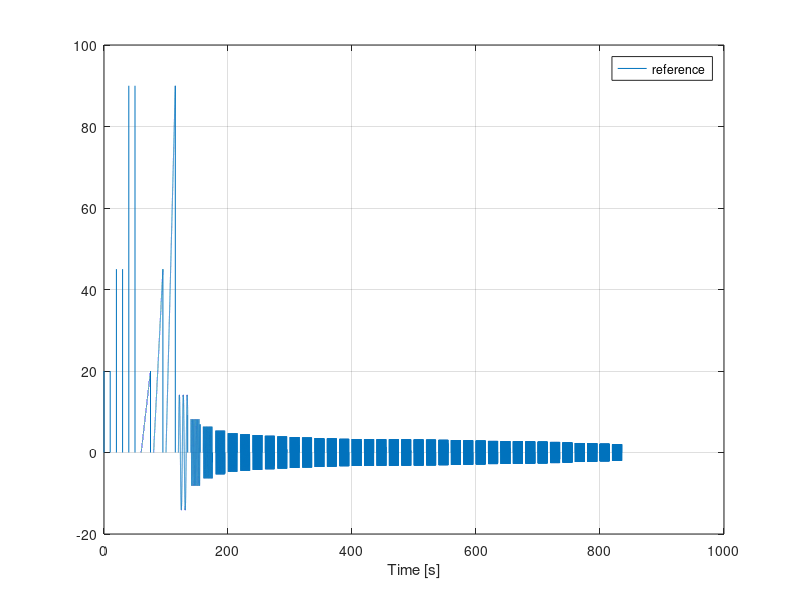

This chart was generated by the following MATLAB code:
%% Parameters
% Signals are 3 Steps, 3 Ramps, 35 Sinusoids

tip_max_steps = [20 45 90];
tip_max_ramps = [20 45 90];
frequencies_rads = 0.1*[ 010 030 050 070 090 100 110 120 130 140 150 160 170 180 185 190 193 195 197 200 205 210 220 230 240 250 260 270 280 290 300 340 370 400 450 500 ];
power_max = 200;

Delta_t_per_signal = 20;
sampling_time = 0.002;

%% Vectors initializations

n_steps = length(tip_max_steps);
n_ramps = length(tip_max_ramps);
n_sinewaves = length(frequencies_rads);
n_signals = n_steps + n_ramps + n_sinewaves;

vett_ref = zeros(1,(Delta_t_per_signal * n_signals)/sampling_time+1);
vett_t = 0:sampling_time:Delta_t_per_signal * n_signals;
simulation_time = vett_t(end);

%% Steps
% Remember to modify the number of signals if you want to add others 
previus_reference_signals = 0;

for k = 0:n_steps-1
    initial_time_signal = (k+previus_reference_signals)*Delta_t_per_signal/sampling_time;
    vett_ref(initial_time_signal+1) = 0;
    for i = 2:Delta_t_per_signal/(2*sampling_time)
        vett_ref(initial_time_signal+i) = tip_max_steps(k+1);  
    end
    
    for i = Delta_t_per_signal/(2*sampling_time)+1:Delta_t_per_signal/sampling_time    
        vett_ref(initial_time_signal+i) = 0;    
    end
    
end

%% Ramps
% Remember to modify the number of signals if you want to add others 
previus_reference_signals = n_steps;

for k = 0:n_ramps-1
    initial_time_signal = (k+previus_reference_signals)*Delta_t_per_signal/sampling_time;

    vett_ref(initial_time_signal+1) = 0;
    slope = tip_max_ramps(k+1)/(Delta_t_per_signal*(3/4));
    
    for i = 2:(Delta_t_per_signal*3)/(4*sampling_time)
        vett_ref(initial_time_signal+i) = sampling_time*(i-1)*slope;  
    end
    
    for i = (Delta_t_per_signal*3)/(4*sampling_time)+1:Delta_t_per_signal/sampling_time    
        vett_ref(initial_time_signal+i) = 0;    
    end

end

%% Sinevawes
previus_reference_signals = n_steps + n_ramps;

for k = 0:n_sinewaves-1
    initial_time_signal = (k+previus_reference_signals)*Delta_t_per_signal/sampling_time;
    vett_ref(initial_time_signal+1) = 0;
    Amplitude = sqrt(power_max/frequencies_rads(k+1));
    
    for i = 2:(Delta_t_per_signal*3)/(4*sampling_time)
        vett_ref(initial_time_signal+i) = Amplitude*sin(frequencies_rads(k+1)*sampling_time*(i-1));  
    end
    
    for i = (Delta_t_per_signal*3)/(4*sampling_time)+1:Delta_t_per_signal/sampling_time    
        vett_ref(initial_time_signal+i) = 0;    
    end
end 

%% Plotting

figure
plot(vett_t,vett_ref);grid;
xlabel('Time [s]');
legend('reference');

%% Creation of The Time serie

reference_simulink(:,1) = vett_t';
reference_simulink(:,2) = vett_ref';

